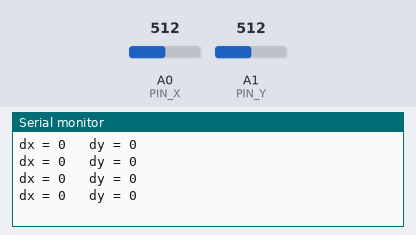
The sketch below on a simulated Arduino Uno, built with avr-gcc and run on an emulated ATmega328P. On the bench: the last lines printed to the serial monitor. The inputs (shaded band) are chosen by the test bench; at power-on: A0 (PIN_X) = 512, A1 (PIN_Y) = 512.

Above: at 1.2 s.
1.3 s: A0 (PIN_X) set to 402
At 1.71 s:
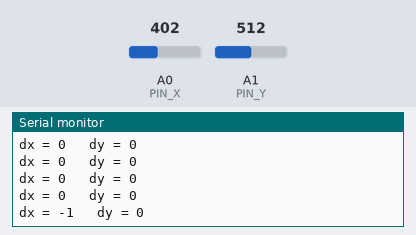
2.8 s: A1 (PIN_Y) set to 402
At 2.91 s:
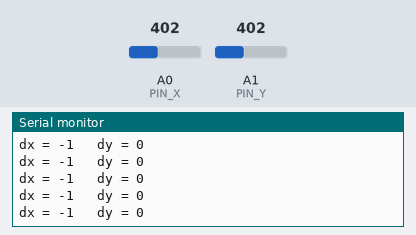
4.3 s: A0 (PIN_X) set to 422
At 4.41 s:
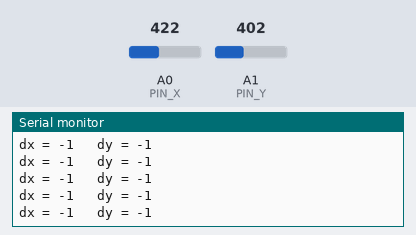
5.8 s: A1 (PIN_Y) set to 622
At 5.91 s:
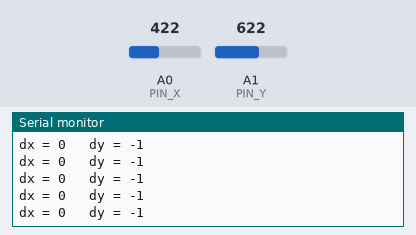
Timing chart, 0 to 8.3 s (numbered marks = the images above; inputs shaded):
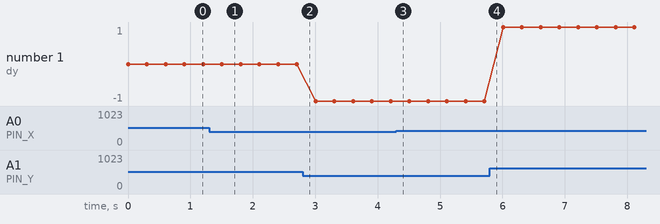

The sketch:

joystick_2_direction.ino
```cpp
const byte PIN_X = A0;
const byte PIN_Y = A1;

int direction(int valeur) {
  if (valeur < 412) {
    return -1;
  }
  if (valeur > 612) {
    return 1;
  }
  return 0;
}

void setup() {
  Serial.begin(9600);
}

void loop() {
  int dx = direction(analogRead(PIN_X));
  int dy = direction(analogRead(PIN_Y));
  Serial.print("dx = ");
  Serial.print(dx);
  Serial.print("   dy = ");
  Serial.println(dy);
  delay(300);
}
```

Measured:
- after the input at 1.3 s, the serial monitor: prints a new line after 0.20 s (image 1)
- plotted number 1: -1 → 1 after the input at 5.8 s
